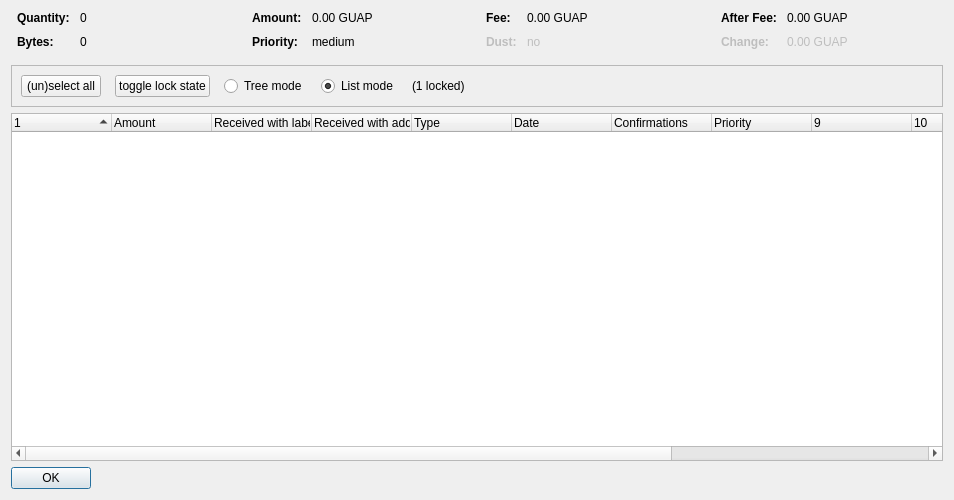
<?xml version="1.0" encoding="UTF-8"?>
<ui version="4.0">
 <class>CoinControlDialog</class>
 <widget class="QDialog" name="CoinControlDialog">
  <property name="geometry">
   <rect>
    <x>0</x>
    <y>0</y>
    <width>954</width>
    <height>500</height>
   </rect>
  </property>
  <property name="windowTitle">
   <string>Coin Selection</string>
  </property>
  <layout class="QVBoxLayout" name="verticalLayout">
   <item>
    <layout class="QHBoxLayout" name="horizontalLayoutTop" stretch="0,0,0,0">
     <property name="topMargin">
      <number>0</number>
     </property>
     <property name="bottomMargin">
      <number>10</number>
     </property>
     <item>
      <layout class="QFormLayout" name="formLayoutCoinControl1">
       <property name="horizontalSpacing">
        <number>10</number>
       </property>
       <property name="verticalSpacing">
        <number>10</number>
       </property>
       <property name="leftMargin">
        <number>6</number>
       </property>
       <property name="rightMargin">
        <number>6</number>
       </property>
       <item row="0" column="0">
        <widget class="QLabel" name="labelCoinControlQuantityText">
         <property name="font">
          <font>
           <weight>75</weight>
           <bold>true</bold>
          </font>
         </property>
         <property name="text">
          <string>Quantity:</string>
         </property>
        </widget>
       </item>
       <item row="0" column="1">
        <widget class="QLabel" name="labelCoinControlQuantity">
         <property name="cursor">
          <cursorShape>IBeamCursor</cursorShape>
         </property>
         <property name="contextMenuPolicy">
          <enum>Qt::ActionsContextMenu</enum>
         </property>
         <property name="text">
          <string notr="true">0</string>
         </property>
         <property name="textInteractionFlags">
          <set>Qt::LinksAccessibleByMouse|Qt::TextSelectableByKeyboard|Qt::TextSelectableByMouse</set>
         </property>
        </widget>
       </item>
       <item row="1" column="0">
        <widget class="QLabel" name="labelCoinControlBytesText">
         <property name="font">
          <font>
           <weight>75</weight>
           <bold>true</bold>
          </font>
         </property>
         <property name="text">
          <string>Bytes:</string>
         </property>
        </widget>
       </item>
       <item row="1" column="1">
        <widget class="QLabel" name="labelCoinControlBytes">
         <property name="cursor">
          <cursorShape>IBeamCursor</cursorShape>
         </property>
         <property name="contextMenuPolicy">
          <enum>Qt::ActionsContextMenu</enum>
         </property>
         <property name="text">
          <string notr="true">0</string>
         </property>
         <property name="textInteractionFlags">
          <set>Qt::LinksAccessibleByMouse|Qt::TextSelectableByKeyboard|Qt::TextSelectableByMouse</set>
         </property>
        </widget>
       </item>
      </layout>
     </item>
     <item>
      <layout class="QFormLayout" name="formLayoutCoinControl2">
       <property name="horizontalSpacing">
        <number>10</number>
       </property>
       <property name="verticalSpacing">
        <number>10</number>
       </property>
       <property name="leftMargin">
        <number>6</number>
       </property>
       <property name="rightMargin">
        <number>6</number>
       </property>
       <item row="0" column="0">
        <widget class="QLabel" name="labelCoinControlAmountText">
         <property name="font">
          <font>
           <weight>75</weight>
           <bold>true</bold>
          </font>
         </property>
         <property name="text">
          <string>Amount:</string>
         </property>
        </widget>
       </item>
       <item row="0" column="1">
        <widget class="QLabel" name="labelCoinControlAmount">
         <property name="cursor">
          <cursorShape>IBeamCursor</cursorShape>
         </property>
         <property name="contextMenuPolicy">
          <enum>Qt::ActionsContextMenu</enum>
         </property>
         <property name="text">
          <string notr="true">0.00 GUAP</string>
         </property>
         <property name="textInteractionFlags">
          <set>Qt::LinksAccessibleByMouse|Qt::TextSelectableByKeyboard|Qt::TextSelectableByMouse</set>
         </property>
        </widget>
       </item>
       <item row="1" column="0">
        <widget class="QLabel" name="labelCoinControlPriorityText">
         <property name="font">
          <font>
           <weight>75</weight>
           <bold>true</bold>
          </font>
         </property>
         <property name="text">
          <string>Priority:</string>
         </property>
        </widget>
       </item>
       <item row="1" column="1">
        <widget class="QLabel" name="labelCoinControlPriority">
         <property name="cursor">
          <cursorShape>IBeamCursor</cursorShape>
         </property>
         <property name="contextMenuPolicy">
          <enum>Qt::ActionsContextMenu</enum>
         </property>
         <property name="text">
          <string>medium</string>
         </property>
         <property name="textInteractionFlags">
          <set>Qt::LinksAccessibleByMouse|Qt::TextSelectableByKeyboard|Qt::TextSelectableByMouse</set>
         </property>
        </widget>
       </item>
      </layout>
     </item>
     <item>
      <layout class="QFormLayout" name="formLayoutCoinControl3">
       <property name="horizontalSpacing">
        <number>10</number>
       </property>
       <property name="verticalSpacing">
        <number>10</number>
       </property>
       <property name="leftMargin">
        <number>6</number>
       </property>
       <property name="rightMargin">
        <number>6</number>
       </property>
       <item row="0" column="0">
        <widget class="QLabel" name="labelCoinControlFeeText">
         <property name="font">
          <font>
           <weight>75</weight>
           <bold>true</bold>
          </font>
         </property>
         <property name="text">
          <string>Fee:</string>
         </property>
        </widget>
       </item>
       <item row="0" column="1">
        <widget class="QLabel" name="labelCoinControlFee">
         <property name="cursor">
          <cursorShape>IBeamCursor</cursorShape>
         </property>
         <property name="contextMenuPolicy">
          <enum>Qt::ActionsContextMenu</enum>
         </property>
         <property name="text">
          <string notr="true">0.00 GUAP</string>
         </property>
         <property name="textInteractionFlags">
          <set>Qt::LinksAccessibleByMouse|Qt::TextSelectableByKeyboard|Qt::TextSelectableByMouse</set>
         </property>
        </widget>
       </item>
       <item row="1" column="0">
        <widget class="QLabel" name="labelCoinControlLowOutputText">
         <property name="enabled">
          <bool>false</bool>
         </property>
         <property name="font">
          <font>
           <weight>75</weight>
           <bold>true</bold>
          </font>
         </property>
         <property name="text">
          <string>Dust:</string>
         </property>
        </widget>
       </item>
       <item row="1" column="1">
        <widget class="QLabel" name="labelCoinControlLowOutput">
         <property name="enabled">
          <bool>false</bool>
         </property>
         <property name="cursor">
          <cursorShape>IBeamCursor</cursorShape>
         </property>
         <property name="contextMenuPolicy">
          <enum>Qt::ActionsContextMenu</enum>
         </property>
         <property name="text">
          <string>no</string>
         </property>
         <property name="textInteractionFlags">
          <set>Qt::LinksAccessibleByMouse|Qt::TextSelectableByKeyboard|Qt::TextSelectableByMouse</set>
         </property>
        </widget>
       </item>
      </layout>
     </item>
     <item>
      <layout class="QFormLayout" name="formLayoutCoinControl4">
       <property name="horizontalSpacing">
        <number>10</number>
       </property>
       <property name="verticalSpacing">
        <number>10</number>
       </property>
       <property name="leftMargin">
        <number>6</number>
       </property>
       <property name="rightMargin">
        <number>6</number>
       </property>
       <item row="0" column="0">
        <widget class="QLabel" name="labelCoinControlAfterFeeText">
         <property name="font">
          <font>
           <weight>75</weight>
           <bold>true</bold>
          </font>
         </property>
         <property name="text">
          <string>After Fee:</string>
         </property>
        </widget>
       </item>
       <item row="0" column="1">
        <widget class="QLabel" name="labelCoinControlAfterFee">
         <property name="cursor">
          <cursorShape>IBeamCursor</cursorShape>
         </property>
         <property name="contextMenuPolicy">
          <enum>Qt::ActionsContextMenu</enum>
         </property>
         <property name="text">
          <string notr="true">0.00 GUAP</string>
         </property>
         <property name="textInteractionFlags">
          <set>Qt::LinksAccessibleByMouse|Qt::TextSelectableByKeyboard|Qt::TextSelectableByMouse</set>
         </property>
        </widget>
       </item>
       <item row="1" column="0">
        <widget class="QLabel" name="labelCoinControlChangeText">
         <property name="enabled">
          <bool>false</bool>
         </property>
         <property name="font">
          <font>
           <weight>75</weight>
           <bold>true</bold>
          </font>
         </property>
         <property name="text">
          <string>Change:</string>
         </property>
        </widget>
       </item>
       <item row="1" column="1">
        <widget class="QLabel" name="labelCoinControlChange">
         <property name="enabled">
          <bool>false</bool>
         </property>
         <property name="cursor">
          <cursorShape>IBeamCursor</cursorShape>
         </property>
         <property name="contextMenuPolicy">
          <enum>Qt::ActionsContextMenu</enum>
         </property>
         <property name="text">
          <string notr="true">0.00 GUAP</string>
         </property>
         <property name="textInteractionFlags">
          <set>Qt::LinksAccessibleByMouse|Qt::TextSelectableByKeyboard|Qt::TextSelectableByMouse</set>
         </property>
        </widget>
       </item>
      </layout>
     </item>
    </layout>
   </item>
   <item>
    <widget class="QFrame" name="frame">
     <property name="minimumSize">
      <size>
       <width>0</width>
       <height>40</height>
      </size>
     </property>
     <property name="frameShape">
      <enum>QFrame::StyledPanel</enum>
     </property>
     <property name="frameShadow">
      <enum>QFrame::Sunken</enum>
     </property>
     <layout class="QHBoxLayout" name="horizontalLayout">
      <item>
       <layout class="QHBoxLayout" name="horizontalLayoutPanel" stretch="0,0,0,0,0,0">
        <property name="spacing">
         <number>14</number>
        </property>
        <item>
         <widget class="QPushButton" name="pushButtonSelectAll">
          <property name="sizePolicy">
           <sizepolicy hsizetype="Maximum" vsizetype="Fixed">
            <horstretch>0</horstretch>
            <verstretch>0</verstretch>
           </sizepolicy>
          </property>
          <property name="text">
           <string>(un)select all</string>
          </property>
          <property name="autoDefault">
           <bool>false</bool>
          </property>
         </widget>
        </item>
        <item>
         <widget class="QPushButton" name="pushButtonToggleLock">
          <property name="sizePolicy">
           <sizepolicy hsizetype="Maximum" vsizetype="Fixed">
            <horstretch>0</horstretch>
            <verstretch>0</verstretch>
           </sizepolicy>
          </property>
          <property name="text">
           <string>toggle lock state</string>
          </property>
          <property name="autoDefault">
           <bool>false</bool>
          </property>
         </widget>
        </item>
        <item>
         <widget class="QRadioButton" name="radioTreeMode">
          <property name="sizePolicy">
           <sizepolicy hsizetype="Maximum" vsizetype="Fixed">
            <horstretch>0</horstretch>
            <verstretch>0</verstretch>
           </sizepolicy>
          </property>
          <property name="text">
           <string>Tree mode</string>
          </property>
         </widget>
        </item>
        <item>
         <widget class="QRadioButton" name="radioListMode">
          <property name="sizePolicy">
           <sizepolicy hsizetype="Maximum" vsizetype="Fixed">
            <horstretch>0</horstretch>
            <verstretch>0</verstretch>
           </sizepolicy>
          </property>
          <property name="text">
           <string>List mode</string>
          </property>
          <property name="checked">
           <bool>true</bool>
          </property>
         </widget>
        </item>
        <item>
         <widget class="QLabel" name="labelLocked">
          <property name="text">
           <string>(1 locked)</string>
          </property>
         </widget>
        </item>
        <item>
         <spacer name="horizontalSpacer">
          <property name="orientation">
           <enum>Qt::Horizontal</enum>
          </property>
          <property name="sizeHint" stdset="0">
           <size>
            <width>40</width>
            <height>20</height>
           </size>
          </property>
         </spacer>
        </item>
       </layout>
      </item>
     </layout>
    </widget>
   </item>
   <item>
    <widget class="CoinControlTreeWidget" name="treeWidget">
     <property name="contextMenuPolicy">
      <enum>Qt::CustomContextMenu</enum>
     </property>
     <property name="sortingEnabled">
      <bool>false</bool>
     </property>
     <property name="columnCount">
      <number>13</number>
     </property>
     <attribute name="headerShowSortIndicator" stdset="0">
      <bool>true</bool>
     </attribute>
     <attribute name="headerStretchLastSection">
      <bool>false</bool>
     </attribute>
     <column>
      <property name="text">
       <string/>
      </property>
     </column>
     <column>
      <property name="text">
       <string>Amount</string>
      </property>
     </column>
     <column>
      <property name="text">
       <string>Received with label</string>
      </property>
     </column>
     <column>
      <property name="text">
       <string>Received with address</string>
      </property>
     </column>
     <column>
      <property name="text">
	<string>Type</string>
      </property>
     </column>
     <column>
      <property name="text">	 
       <string>Date</string>
      </property>
     </column>
     <column>
      <property name="text">
       <string>Confirmations</string>
      </property>
      <property name="toolTip">
       <string>Confirmed</string>
      </property>
     </column>
     <column>
      <property name="text">
       <string>Priority</string>
      </property>
     </column>
     <column>
      <property name="text">
       <string/>
      </property>
     </column>
     <column>
      <property name="text">
       <string/>
      </property>
     </column>
     <column>
      <property name="text">
       <string/>
      </property>
     </column>
     <column>
      <property name="text">
       <string/>
      </property>
     </column>
     <column>
      <property name="text">
       <string/>
      </property>
     </column>
    </widget>
   </item>
   <item>
    <widget class="QDialogButtonBox" name="buttonBox">
     <property name="sizePolicy">
      <sizepolicy hsizetype="Maximum" vsizetype="Fixed">
       <horstretch>0</horstretch>
       <verstretch>0</verstretch>
      </sizepolicy>
     </property>
     <property name="orientation">
      <enum>Qt::Horizontal</enum>
     </property>
     <property name="standardButtons">
      <set>QDialogButtonBox::Ok</set>
     </property>
    </widget>
   </item>
  </layout>
 </widget>
 <customwidgets>
  <customwidget>
   <class>CoinControlTreeWidget</class>
   <extends>QTreeWidget</extends>
   <header>coincontroltreewidget.h</header>
  </customwidget>
 </customwidgets>
 <resources/>
 <connections/>
</ui>
